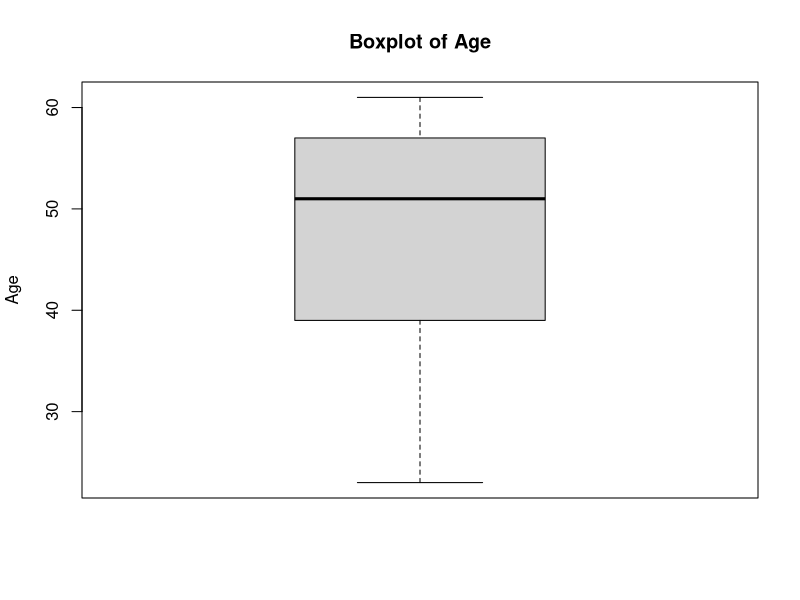
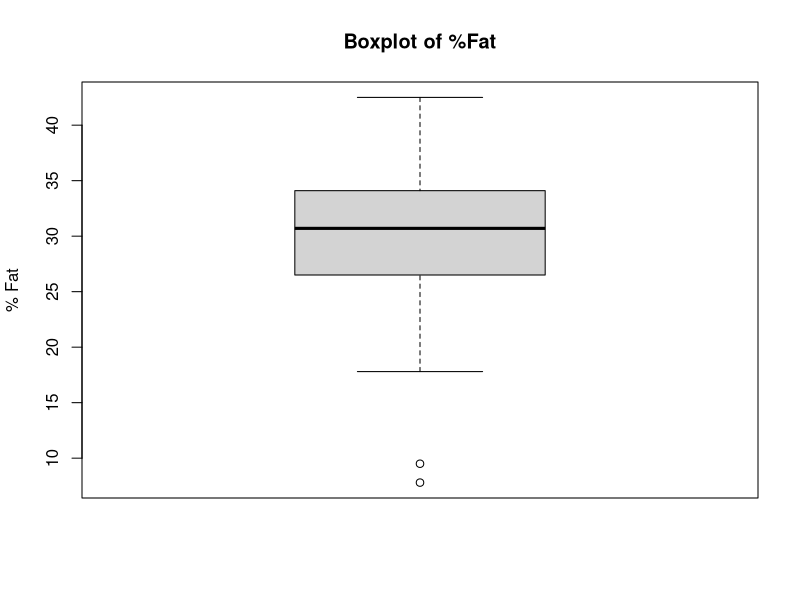
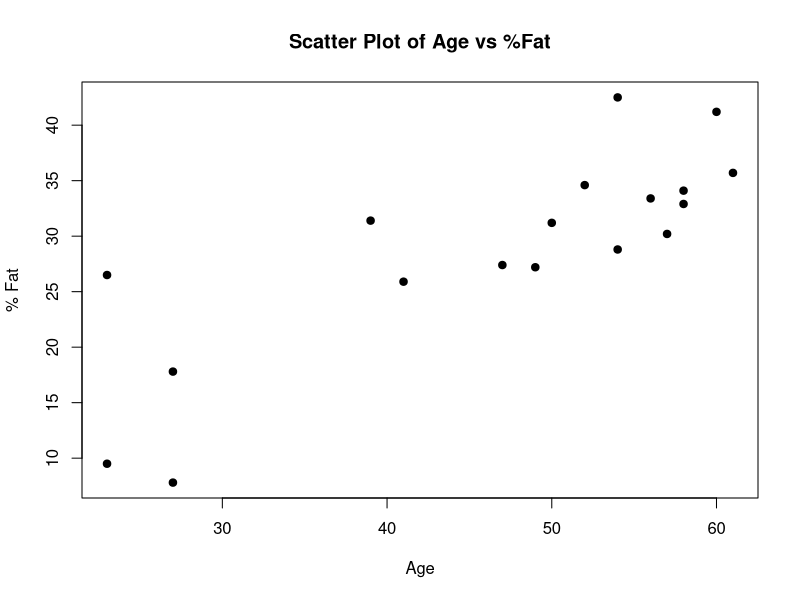
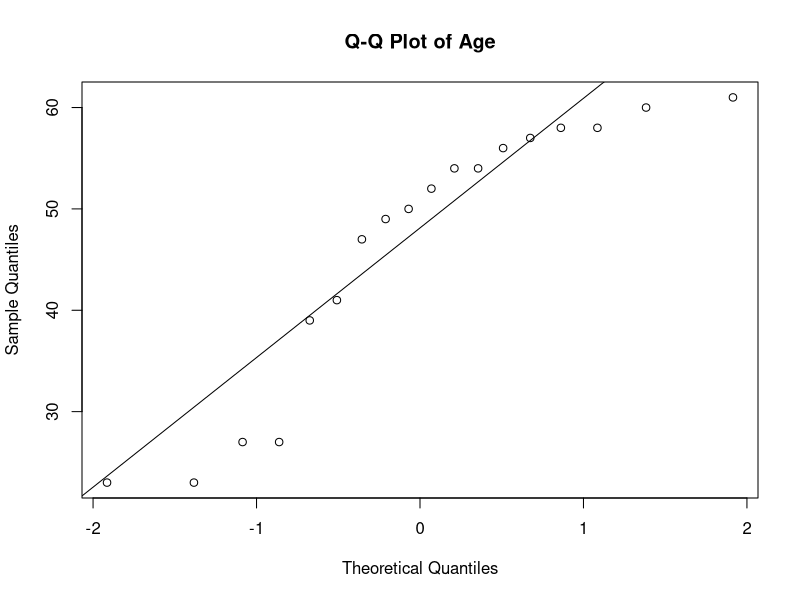
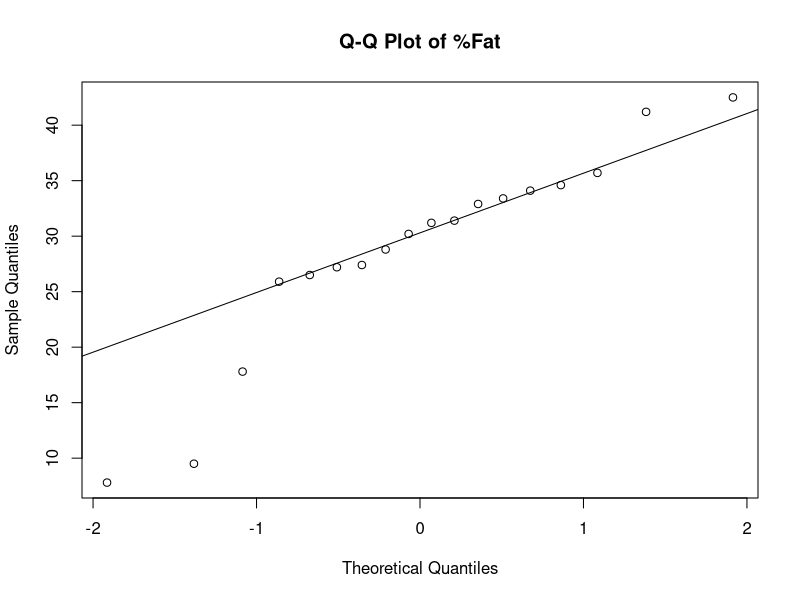

These charts were generated, in order, by the following R code:
# Age and %Fat data

age <- c(23,23,27,27,39,41,47,49,50,
         52,54,54,56,57,58,58,60,61)

fat <- c(9.5,26.5,7.8,17.8,31.4,25.9,27.4,27.2,31.2,
         34.6,42.5,28.8,33.4,30.2,34.1,32.9,41.2,35.7)

# (a) Mean
cat("Mean of Age =", mean(age), "\n")
cat("Mean of %Fat =", mean(fat), "\n\n")

# Median
cat("Median of Age =", median(age), "\n")
cat("Median of %Fat =", median(fat), "\n\n")

# Standard Deviation
cat("Standard Deviation of Age =", sd(age), "\n")
cat("Standard Deviation of %Fat =", sd(fat), "\n\n")

# (b) Boxplots
boxplot(age,
        main="Boxplot of Age",
        ylab="Age")

boxplot(fat,
        main="Boxplot of %Fat",
        ylab="% Fat")

# (c) Scatter Plot
plot(age, fat,
     main="Scatter Plot of Age vs %Fat",
     xlab="Age",
     ylab="% Fat",
     pch=19)

# Q-Q Plot for Age
qqnorm(age, main="Q-Q Plot of Age")
qqline(age)

# Q-Q Plot for %Fat
qqnorm(fat, main="Q-Q Plot of %Fat")
qqline(fat)
